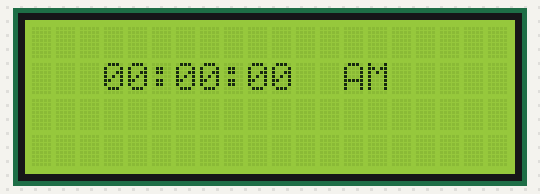
A sketch run on a simulated Arduino Uno, built with avr-gcc and run on an emulated ATmega328P. On the bench: 20×4 character LCD.

Above: at 0.1 s.
At 4.1 s:
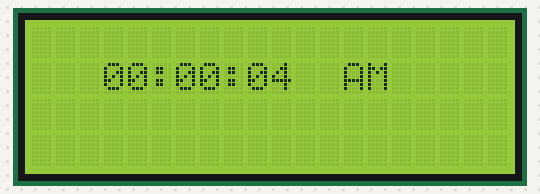
At 11.1 s:
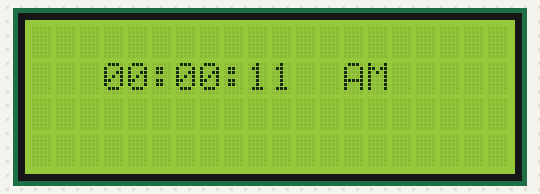
At 19.1 s:
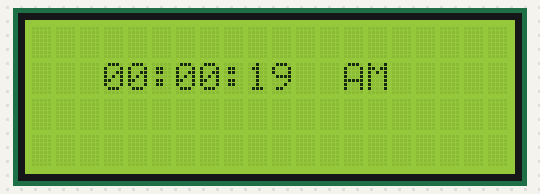
At 27.1 s:
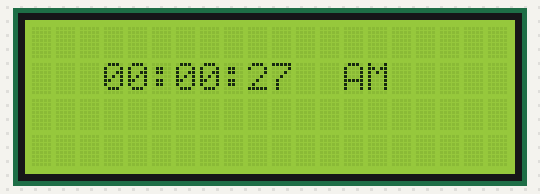
At 38.1 s:
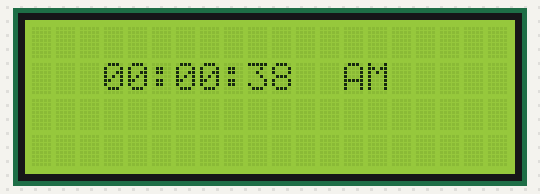

Measured:
- what the display in image 1 shows lasts 1.0 s, from 4.1 s to 5.1 s

The sketch:

digital_watch.ino
```cpp
#include<LiquidCrystal.h>
int hour = 0;
int minute = 0;
int second = 0;

LiquidCrystal jis(2,3,4,5,6,7);

void setup(){
  jis.begin(20,4);
}

int t = 0;

void loop(){
  if (t == 0){
    jis.setCursor(13,1);
    jis.print("AM");
  }
  else{
    jis.setCursor(13,1);
    jis.print("PM");
  }
  if(hour%12 == 0){
    jis.setCursor(3,1);
    jis.print("00");
  }
  if (hour%12 >= 0 && hour%12 < 10) jis.setCursor(4,1);
  else jis.setCursor(3,1);
  jis.print(hour % 12);
  for(;;){
    if ( minute % 60 == 0){
      jis.setCursor(6,1);
      jis.print("00");
    }
    jis.setCursor(5,1);
    jis.print(":");
    if(minute%60 >= 0 && minute%60 < 10) jis.setCursor(7,1);
    else jis.setCursor(6,1);
    jis.print(minute % 60);
    for(;;){
      if(second % 60 == 0){
        jis.setCursor(9,1);
        jis.print("00");
      }
      jis.setCursor(8,1);
      jis.print(":");
      if(second%60 >=0 && second%60 < 10)jis.setCursor(10,1);
      else jis.setCursor(9,1);
      jis.print(second % 60);
      delay(1000);
      second++;
      if(second % 60 == 0) break;
    }
    minute++;
    if(minute % 60 == 0) break;
  }
  hour++;
  int p = hour / 12;
  t = p % 2;
}
```
